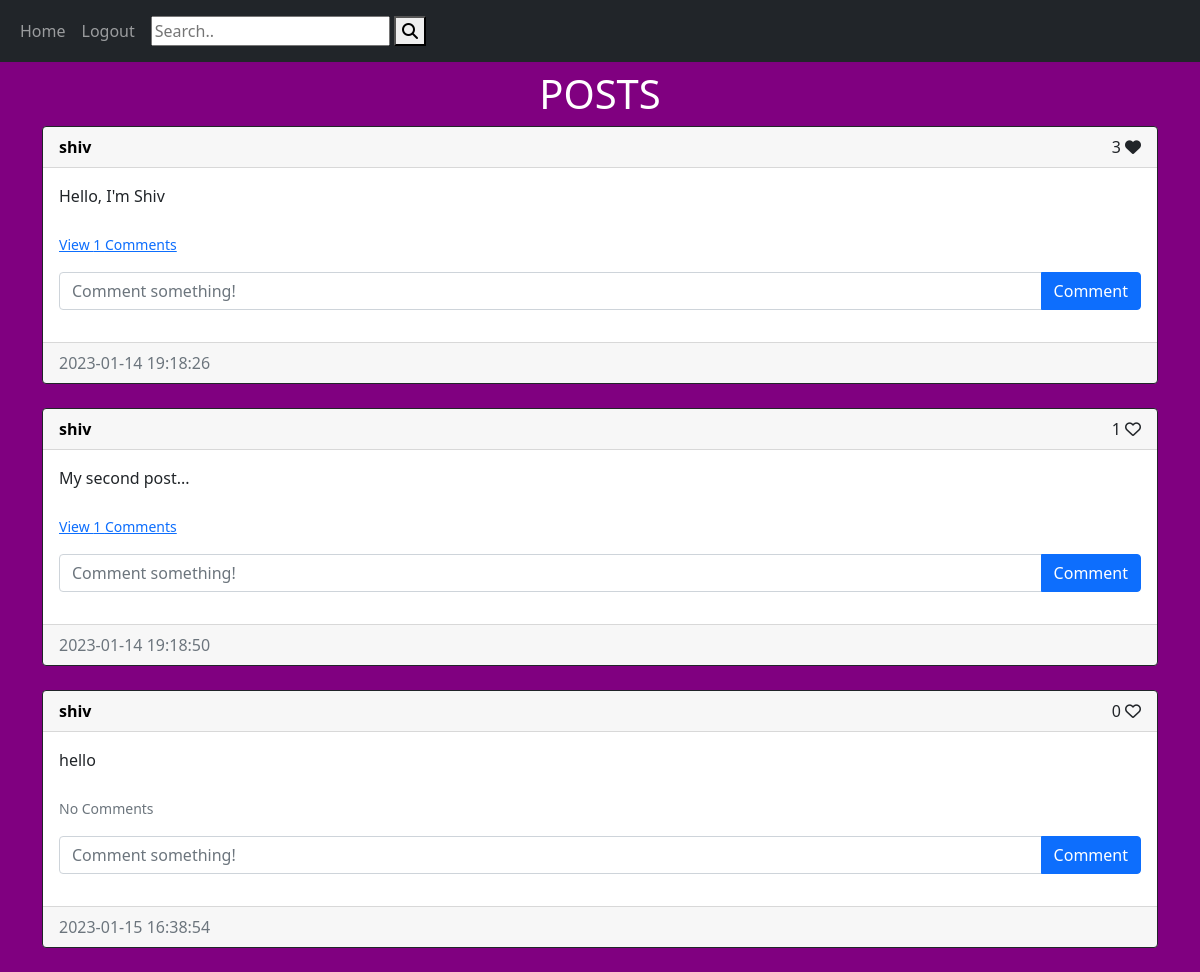
/posts/shiv (signed in), run on the app's committed database.
### website/models.py (models this page shows, shortened)
class Post(db.Model):
    id = db.Column(db.Integer, primary_key=True)
    text = db.Column(db.Text, nullable=False)
    date_created = db.Column(db.DateTime(timezone=True), default=func.now())
    author = db.Column(db.Integer, db.ForeignKey(
        'user.id', ondelete="CASCADE"), nullable=False)
    comments = db.relationship('Comment', backref='post', passive_deletes=True)
    likes = db.relationship('Like', backref='post', passive_deletes=True)

class User(db.Model, UserMixin):
    id = db.Column(db.Integer, primary_key=True)
    email = db.Column(db.String(150), index=True, unique=True)
    username = db.Column(db.String(150), index=True, unique=True)
    password = db.Column(db.String(150))
    date_created = db.Column(db.DateTime(timezone=True), default=func.now())
    posts = db.relationship('Post', backref='user', passive_deletes=True)
    comments = db.relationship('Comment', backref='user', passive_deletes=True)
    likes = db.relationship('Like', backref='user', passive_deletes=True)
    followed = db.relationship(
        'User', secondary=followers,
        primaryjoin=(followers.c.follower_id == id),
        secondaryjoin=(followers.c.followed_id == id),
        backref=db.backref('followers', lazy='dynamic'), lazy='dynamic',passive_deletes=True)

### website/views.py (the view)
@views.route("/posts/<username>")
@login_required
def posts(username):
    user = User.query.filter_by(username=username).first()
    if not user:
        flash('No user with that username exists.', category='error')
        return redirect(url_for('views.home'))
    posts = user.posts
    return render_template("posts.html", user=current_user, posts=posts, username=username)

### website/__init__.py (called while the page is built)
def create_app():
    app = Flask(__name__)
    app.config['SECRET_KEY'] = "helloworld"
    app.config['SQLALCHEMY_DATABASE_URI'] = f'sqlite:///{DB_NAME}'
    db.init_app(app)
    from .views import views
    from .auth import auth
    app.register_blueprint(views, url_prefix="/")
    app.register_blueprint(auth, url_prefix="/")
    from .models import User, Post, Comment, Like
    with app.app_context():
        db.create_all()
    login_manager = LoginManager()
    login_manager.login_view = "auth.login"
    login_manager.init_app(app)
    @login_manager.user_loader
    def load_user(id):
        return User.query.get(int(id))
    return app

### website/templates/posts.html (shortened to what this page needs)
{% extends "posts_div.html" %}

### website/templates/all_posts.html (shortened to what this page needs)
{% if posts %}
<h1 align="center" style="color:white;">{% block header %}POSTS{% endblock %}</h1>
<div id="posts">
  {% for post in posts %}
  <div class="card border-dark">
    <div class="card-header d-flex justify-content-between align-items-center">
      <b><a  style="color:black; text-decoration:none;" href="/profile/{{post.user.username}}">{{post.user.username}}</a></b>
      <div>
        <span id="likes-count-{{post.id}}">
          {{ post.likes|length }}</span>
          {% if user.id in post.likes|map(attribute="author")|list %}
          <i
            class="fas fa-heart"
            id="like-button-{{post.id}}"
            onclick="like({{post.id}})"
          ></i>
          {% else %}
          <i
            class="far fa-heart"
            id="like-button-{{post.id}}"
            onclick="like({{post.id}})"
          ></i>
          {% endif %}
      </div>
    </div>
    <div class="card-body">
      <div class="card-text">{{post.text}}</div>
      <br />
      <p class="card-text">
        {% if post.comments|length > 0 %}
        <a data-bs-toggle="collapse" href="#comments-{{post.id}}" role="button">
          <small>View {{post.comments|length}} Comments</small>
        </a>
        {% else %}
        <small class="text-muted">No Comments</small>
        {% endif %}
      </p>
      <form
        class="input-group mb-3"
        method="POST"
        action="/create-comment/{{post.id}}"
      >
        <input
          type="text"
          id="text"
          name="text"
          class="form-control"
          placeholder="Comment something!"
        />
        <button type="submit" class="btn btn-primary">Comment</button>
      </form>
    </div>
    <div class="card-footer text-muted">{{post.date_created}}</div>
  </div>
  <br/ > {% endfor %}
</div>
{% endif%}

### data on the page
Post: user.username "shiv", likes|length "3", text "Hello, I'm Shiv", comments|length "1", date_created "2023-01-14 19:18:26"
Post: user.username "shiv", likes|length "1", text "My second post...", comments|length "1", date_created "2023-01-14 19:18:50"
Post: user.username "shiv", likes|length "0", text "hello", shows "No Comments", date_created "2023-01-15 16:38:54"
